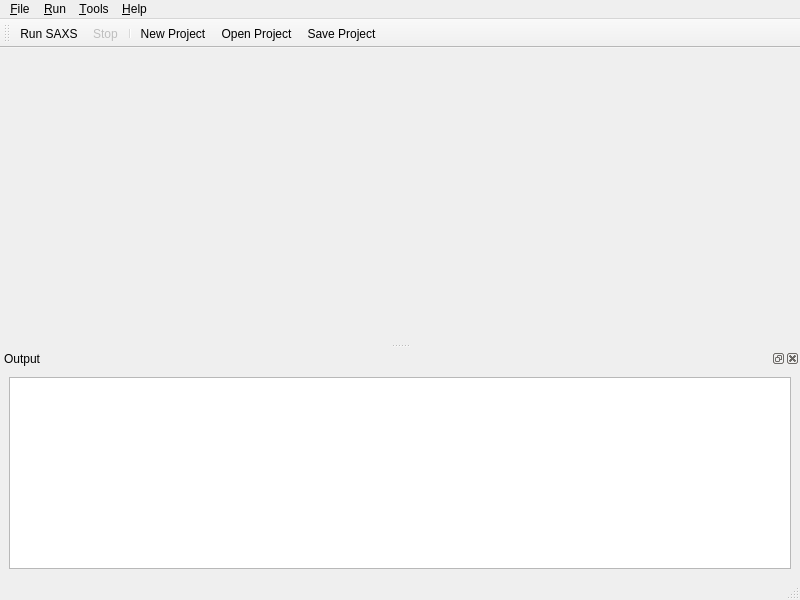
<?xml version="1.0" encoding="UTF-8"?>
<ui version="4.0">
 <class>MainWindow</class>
 <widget class="QMainWindow" name="MainWindow">
  <property name="geometry">
   <rect>
    <x>0</x>
    <y>0</y>
    <width>800</width>
    <height>600</height>
   </rect>
  </property>
  <property name="windowTitle">
   <string>CuSAXS GUI</string>
  </property>
  <widget class="QWidget" name="centralwidget">
   <layout class="QVBoxLayout" name="verticalLayout">
    <item>
     <widget class="InputForm" name="inputForm"/>
    </item>
   </layout>
  </widget>
  <widget class="QMenuBar" name="menubar">
   <property name="geometry">
    <rect>
     <x>0</x>
     <y>0</y>
     <width>800</width>
     <height>22</height>
    </rect>
   </property>
   <widget class="QMenu" name="menuFile">
    <property name="title">
     <string>&amp;File</string>
    </property>
    <addaction name="actionNew"/>
    <addaction name="actionOpen"/>
    <addaction name="separator"/>
    <addaction name="actionSave"/>
    <addaction name="actionSaveAs"/>
    <addaction name="separator"/>
    <addaction name="actionExit"/>
   </widget>
   <widget class="QMenu" name="menuRun">
    <property name="title">
     <string>&amp;Run</string>
    </property>
    <addaction name="actionRun"/>
    <addaction name="actionStop"/>
   </widget>
   <widget class="QMenu" name="menuTools">
    <property name="title">
     <string>&amp;Tools</string>
    </property>
    <addaction name="actionAdvancedOptions"/>
    <addaction name="separator"/>
    <addaction name="actionPreferences"/>
   </widget>
   <widget class="QMenu" name="menuHelp">
    <property name="title">
     <string>&amp;Help</string>
    </property>
    <addaction name="actionAbout"/>
   </widget>
   <addaction name="menuFile"/>
   <addaction name="menuRun"/>
   <addaction name="menuTools"/>
   <addaction name="menuHelp"/>
  </widget>
  <widget class="QStatusBar" name="statusbar"/>
  <widget class="QToolBar" name="mainToolBar">
   <property name="windowTitle">
    <string>Main Toolbar</string>
   </property>
   <attribute name="toolBarArea">
    <enum>TopToolBarArea</enum>
   </attribute>
   <attribute name="toolBarBreak">
    <bool>false</bool>
   </attribute>
   <addaction name="actionRun"/>
   <addaction name="actionStop"/>
   <addaction name="separator"/>
   <addaction name="actionNew"/>
   <addaction name="actionOpen"/>
   <addaction name="actionSave"/>
  </widget>
  <widget class="QDockWidget" name="outputDock">
   <property name="windowTitle">
    <string>Output</string>
   </property>
   <attribute name="dockWidgetArea">
    <number>8</number>
   </attribute>
   <widget class="QWidget" name="dockWidgetContents">
    <layout class="QVBoxLayout" name="verticalLayout_2">
     <item>
      <widget class="QTextEdit" name="outputText">
       <property name="readOnly">
        <bool>true</bool>
       </property>
       <property name="font">
        <font>
         <family>Consolas</family>
         <pointsize>9</pointsize>
        </font>
       </property>
      </widget>
     </item>
    </layout>
   </widget>
  </widget>
  <action name="actionNew">
   <property name="text">
    <string>&amp;New Project</string>
   </property>
   <property name="shortcut">
    <string>Ctrl+N</string>
   </property>
  </action>
  <action name="actionOpen">
   <property name="text">
    <string>&amp;Open Project...</string>
   </property>
   <property name="shortcut">
    <string>Ctrl+O</string>
   </property>
  </action>
  <action name="actionSave">
   <property name="text">
    <string>&amp;Save Project</string>
   </property>
   <property name="shortcut">
    <string>Ctrl+S</string>
   </property>
  </action>
  <action name="actionSaveAs">
   <property name="text">
    <string>Save Project &amp;As...</string>
   </property>
   <property name="shortcut">
    <string>Ctrl+Shift+S</string>
   </property>
  </action>
  <action name="actionExit">
   <property name="text">
    <string>E&amp;xit</string>
   </property>
   <property name="shortcut">
    <string>Ctrl+Q</string>
   </property>
  </action>
  <action name="actionRun">
   <property name="text">
    <string>&amp;Run SAXS</string>
   </property>
   <property name="shortcut">
    <string>F5</string>
   </property>
  </action>
  <action name="actionStop">
   <property name="text">
    <string>&amp;Stop</string>
   </property>
   <property name="shortcut">
    <string>F6</string>
   </property>
   <property name="enabled">
    <bool>false</bool>
   </property>
  </action>
  <action name="actionAdvancedOptions">
   <property name="text">
    <string>&amp;Advanced Options...</string>
   </property>
  </action>
  <action name="actionPreferences">
   <property name="text">
    <string>&amp;Preferences...</string>
   </property>
  </action>
  <action name="actionAbout">
   <property name="text">
    <string>&amp;About...</string>
   </property>
  </action>
 </widget>
 <customwidgets>
  <customwidget>
   <class>InputForm</class>
   <extends>QWidget</extends>
   <header>InputForm.h</header>
  </customwidget>
 </customwidgets>
 <resources/>
 <connections/>
</ui>
